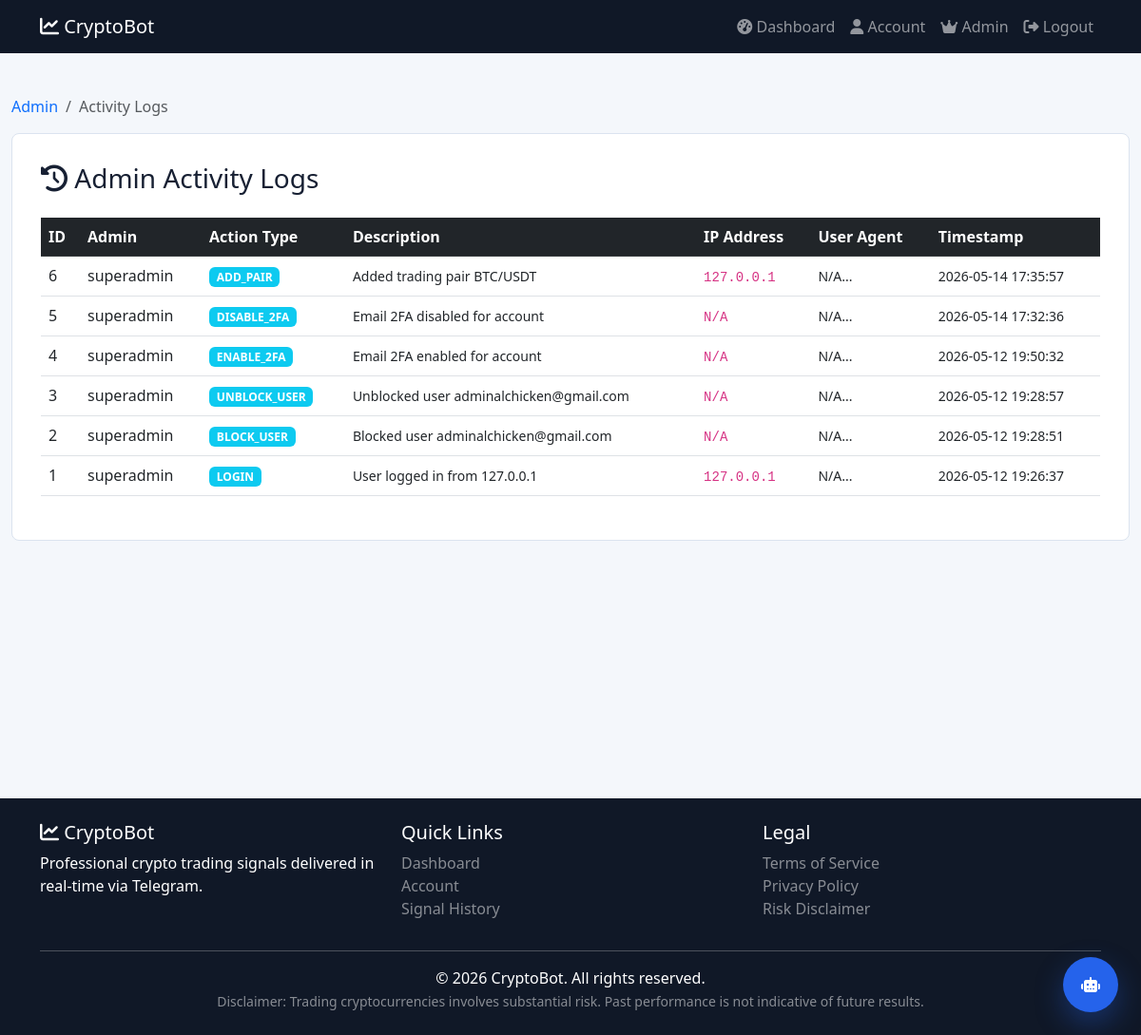
The page /admin/logs (signed in) on the database its author committed.
### database/models.py (models this page shows, shortened)
class AdminLog(db.Model):
    __tablename__ = 'admin_logs'
    id = db.Column(db.Integer, primary_key=True)
    admin_id = db.Column(db.Integer, db.ForeignKey('users.id'), nullable=False)
    action_type = db.Column(db.String(50), nullable=False)
    description = db.Column(db.Text, nullable=False)
    ip_address = db.Column(db.String(45), nullable=True)
    user_agent = db.Column(db.String(200), nullable=True)
    timestamp = db.Column(db.DateTime, default=datetime.utcnow)

class User(UserMixin, db.Model):
    __tablename__ = 'users'
    id = db.Column(db.Integer, primary_key=True)
    email = db.Column(db.String(120), unique=True, nullable=False)
    username = db.Column(db.String(80), unique=True, nullable=False)
    password_hash = db.Column(db.String(200), nullable=False)
    role = db.Column(db.String(20), default='user')  # super_admin, admin, teacher, student, user
    subscription_status = db.Column(db.String(20), default='inactive')  # active, inactive, demo
    is_active = db.Column(db.Boolean, default=True)
    is_blocked = db.Column(db.Boolean, default=False)
    telegram_chat_id = db.Column(db.String(50), nullable=True)
    twofa_secret = db.Column(db.String(50), nullable=True)
    twofa_enabled = db.Column(db.Boolean, default=False)
    demo_expiry = db.Column(db.DateTime, nullable=True)
    created_at = db.Column(db.DateTime, default=datetime.utcnow)
    last_login = db.Column(db.DateTime, nullable=True)
    subscriptions = db.relationship('Subscription', backref='user', lazy=True)
    payments = db.relationship('Payment', backref='user', lazy=True)
    trades_created = db.relationship('Trade', backref='creator', lazy=True)
    logs = db.relationship('AdminLog', backref='admin', lazy=True)

### app.py (the view)
@app.route('/admin/logs')
@login_required
@role_required(['super_admin'])
def admin_logs():
    logs = AdminLog.query.order_by(AdminLog.timestamp.desc()).limit(200).all()
    return render_template('admin/logs.html', logs=logs)

### app.py (called while the page is built)
@app.context_processor
def inject_template_globals():
    return {'current_year': datetime.utcnow().year}

@login_manager.user_loader
def load_user(user_id):
    return User.query.get(int(user_id))

### templates/admin/logs.html (shortened to what this page needs)
{% extends "includes/header.html" %}
{% block content %}
<div class="dashboard-container">
    <div class="container-fluid">
        <div class="row">
            <div class="col-md-12">
                <nav aria-label="breadcrumb">
                    <ol class="breadcrumb">
                        <li class="breadcrumb-item"><a href="{{ url_for('admin_dashboard') }}">Admin</a></li>
                        <li class="breadcrumb-item active">Activity Logs</li>
                    </ol>
                </nav>
            </div>
        </div>
        <div class="row">
            <div class="col-md-12">
                <div class="dashboard-content">
                    <h3><i class="fas fa-history"></i> Admin Activity Logs</h3>
                    <div class="table-responsive mt-4">
                        <table class="table table-hover">
                            <thead class="table-dark">
                                <tr>
                                    <th>ID</th>
                                    <th>Admin</th>
                                    <th>Action Type</th>
                                    <th>Description</th>
                                    <th>IP Address</th>
                                    <th>User Agent</th>
                                    <th>Timestamp</th>
                                </tr>
                            </thead>
                            <tbody>
                                {% for log in logs %}
                                <tr>
                                    <td>{{ log.id }}</td>
                                    <td>{{ log.admin.username }}</td>
                                    <td>
                                        <span class="badge bg-info">{{ log.action_type }}</span>
                                    </td>
                                    <td><small>{{ log.description }}</small></td>
                                    <td><code>{{ log.ip_address or 'N/A' }}</code></td>
                                    <td><small>{{ log.user_agent[:30] if log.user_agent else 'N/A' }}...</small></td>
                                    <td><small>{{ log.timestamp.strftime('%Y-%m-%d %H:%M:%S') }}</small></td>
                                </tr>
                                {% else %}
                                <tr>
                                    <td colspan="7" class="text-center">No logs found</td>
                                </tr>
                                {% endfor %}
                            </tbody>
                        </table>
                    </div>
                </div>
            </div>
        </div>
    </div>
</div>
{% endblock %}

### static/css/style.css (style rules this page uses)
:root { --primary: #2563eb; --primary-dark: #1d4ed8; --secondary: #14b8a6; --ink: #172033; --muted: #667085; --surface: #ffffff; --soft-surface: #f4f7fb; --dark: #101827; --success: #059669; --danger: #dc2626; --warning: #f59e0b; --border: #dbe3ef; --shadow: 0 18px 45px rgba(23, 32, 51, 0.12); }
* { box-sizing: border-box; margin: 0; padding: 0; }
body { background: var(--soft-surface); color: var(--ink); font-family: "Segoe UI", Tahoma, Geneva, Verdana, sans-serif; min-height: 100vh; }
a { text-decoration: none; }
.dashboard-container { background: var(--soft-surface); min-height: calc(100vh - 80px); padding: 28px 0; }
.dashboard-sidebar, .dashboard-content { background: white; border: 1px solid var(--border); border-radius: 8px; }
.dashboard-content { padding: 30px; }

### rows shown on the page
AdminLog: id "6", admin.username "superadmin", action_type "ADD_PAIR", description "Added trading pair BTC/USDT", ip_address "127.0.0.1", user_agent "N/A", timestamp "2026-05-14 17:35:57"
AdminLog: id "5", admin.username "superadmin", action_type "DISABLE_2FA", description "Email 2FA disabled for account", ip_address "N/A", user_agent "N/A", timestamp "2026-05-14 17:32:36"
AdminLog: id "4", admin.username "superadmin", action_type "ENABLE_2FA", description "Email 2FA enabled for account", ip_address "N/A", user_agent "N/A", timestamp "2026-05-12 19:50:32"
AdminLog: id "3", admin.username "superadmin", action_type "UNBLOCK_USER", description "Unblocked user adminalchicken@gmail.com", ip_address "N/A", user_agent "N/A", timestamp "2026-05-12 19:28:57"
AdminLog: id "2", admin.username "superadmin", action_type "BLOCK_USER", description "Blocked user adminalchicken@gmail.com", ip_address "N/A", user_agent "N/A", timestamp "2026-05-12 19:28:51"
AdminLog: id "1", admin.username "superadmin", action_type "LOGIN", description "User logged in from 127.0.0.1", ip_address "127.0.0.1", user_agent "N/A", timestamp "2026-05-12 19:26:37"
